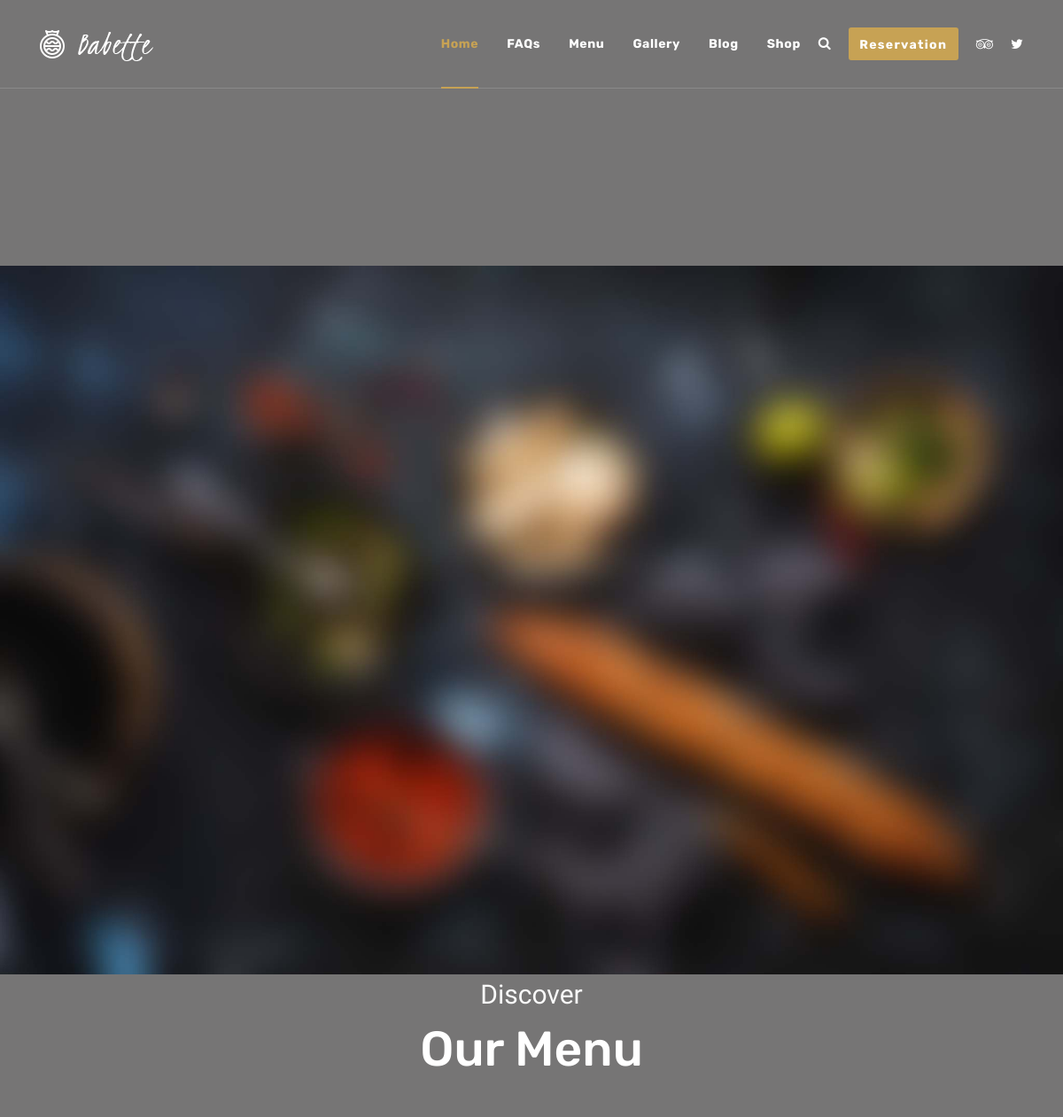
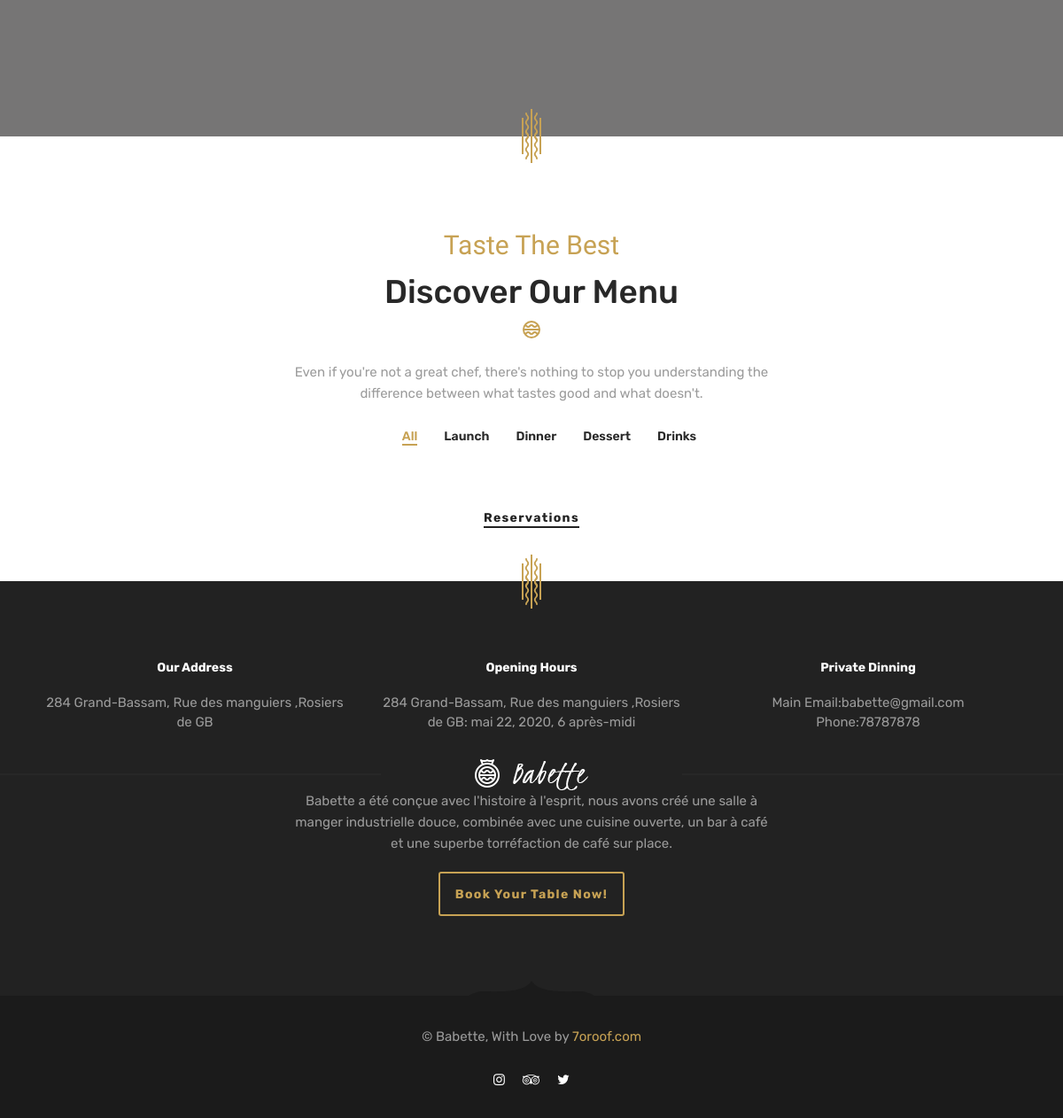
The page /menu on the database its author committed (2 pictures, top to bottom).
### siteConfig/models.py (models this page shows, shortened)
class Logo(models.Model):
    titre = models.CharField(max_length=50)
    logo_light = models.ImageField(upload_to='siteConfig')
    logo_dark = models.ImageField(upload_to='siteConfig')
    status = models.BooleanField(default=True)
    date_add = models.DateTimeField(auto_now_add=True)
    date_upd = models.DateTimeField(auto_now=True)
    class Meta:
        verbose_name = "Logo"
        verbose_name_plural = "Logos"

class Footer(models.Model):
    adress = models.CharField(max_length=50, unique=True)
    jours = models.CharField(max_length=50, unique=True)
    email = models.EmailField()
    message = models.TextField()
    tel = models.CharField(max_length=50, unique=True)
    status = models.BooleanField(default=True)
    date = models.DateTimeField()
    class Meta:
        verbose_name = "footer"
        verbose_name_plural = "footers"

### restaurant/views.py (the view)
# urls.py: path('menu', views.menuBoard, name='menuBoard'),
def menuBoard(request: HttpRequest) -> HttpResponse:
    data = {
        'menu': models.Menu.objects.filter(status=True).order_by('-date_add')[:8],
    }
    return render(request, 'pages/menu-board.html', mergeData(request, data))

### restaurant/models.py (called while the page is built)
    def __str__(self) -> str:
        return str(self.titre)

### siteConfig/datamanager.py (called while the page is built)
def getConfig(request: HttpRequest) -> dict:
    data = {
        'logo': models.Logo.objects.filter(status=True)[:1].get(),
        "ouvertures": models.Ouverture.objects.filter(status=True),
        "footers": models.Footer.objects.filter(status=True),
        "sponsors": models.Sponsor.objects.filter(status=True)
    }
    return data

def mergeData(request: HttpRequest, actual: dict) -> dict:
    actual.update(getConfig(request))
    return actual

### templates/pages/menu-board.html (shortened to what this page needs)
{% extends 'bases/base.html' %}
{% load static %}
{% block content %}
    <section id="page-title" class="page-title page-title-layout3 text-center bg-overlay bg-overlay-2 bg-parallax">
      <div class="bg-img"><img src="{% static 'images/backgrounds/10.jpg' %}" alt="background"></div>
      <div class="container">
        <div class="row">
          <div class="col-sm-12 col-md-12 col-lg-10 offset-lg-1">
            <span class="pagetitle__subheading">Discover</span>
            <h1 class="pagetitle__heading">Our Menu</h1>
          </div>
        </div>
      </div>
    </section>
    <section id="menulayout4" class="menu-layout4 pb-60">
      <div class="container">
        <div class="row">
          <div class="col-sm-12 col-md-12 col-lg-6 offset-lg-3">
            <div class="heading text-center mb-30">
              <span class="heading__subtitle">Taste The Best</span>
              <h2 class="heading__title">Discover Our Menu</h2>
              <div class="heading__icon">
              </div>
              <p class="heading__desc">Even if you're not a great chef, there's nothing to stop you understanding
                the difference between what tastes good and what doesn't.</p>
            </div>
          </div>
        </div>
      </div>
      <div class="container-fluid col-padding-0">
        <div class="row">
          <div class="col-sm-12 col-md-12 col-lg-12">
            <ul class="portfolio-filter justify-content-center">
              <li><a class="filter active" href="#" data-filter="all">All</a></li>
              <li><a class="filter" href="#" data-filter=".filter-launch">launch</a></li>
              <li><a class="filter" href="#" data-filter=".filter-dinner">Dinner</a></li>
              <li><a class="filter" href="#" data-filter=".filter-dessert">Dessert</a></li>
              <li><a class="filter" href="#" data-filter=".filter-drinks">Drinks</a></li>
            </ul>
          </div>
        </div>
        <div class="row">
          <div class="col-sm-12 col-md-12 col-lg-12 text-center">
            <a href="reservation.html" class="btn btn__secondary btn__link mt-40">Reservations</a>
          </div>
        </div>
      </div>
    </section>
{% endblock %}

### templates/bases/base.html (shortened to what this page needs)
{% load static %}
<!DOCTYPE html>
<html lang="fr">
<head>
  <link rel="stylesheet" href="{% static 'css/libraries.css' %}" />
  <link rel="stylesheet" href="{% static 'css/style.css' %}" />
</head>
<body>
  <div class="wrapper">
    <header id="header" class="header header-transparent header-layout1">
      <nav class="navbar navbar-expand-lg sticky-navbar">
        <div class="container">
          <a class="navbar-brand" href="{% url 'restaurant:index' %}">
            <img src="{{ logo.logo_light.url }}" class="logo-light" alt="logo">
          </a>
          <div class="collapse navbar-collapse" id="mainNavigation">
            <ul class="navbar-nav ml-auto">
              <li class="nav__item">
                <a href="{% url 'restaurant:index' %}" class="dropdown-toggle nav__item-link active">Home</a>
              </li>
              <li class="nav__item">
                <a href="{% url 'restaurant:faqs' %}" class="dropdown-toggle nav__item-link">FAQs</a>
              </li>
              <li class="nav__item">
                <a href="{% url 'restaurant:menuBoard' %}" class="dropdown-toggle nav__item-link">Menu</a>
              </li>
              <li class="nav__item">
                <a href="{% url 'restaurant:gallery' %}" class="dropdown-toggle nav__item-link">Gallery</a>
              </li>
              <li class="nav__item">
                <a href="{% url 'blog:index' %}" class="dropdown-toggle nav__item-link">Blog</a>
              </li>
              <li class="nav__item">
                <a href="{% url 'shop:shop' %}" class="dropdown-toggle nav__item-link">Shop</a>
              </li>
            </ul>
          </div>
          <div class="navbar-actions-wrap">
            <div class="navbar-actions d-flex align-items-center">
              <a href="#" class="navbar__action-btn search-popup-trigger"><i class="fa fa-search"></i></a>
              <a href="{% url 'restaurant:reservation' %}"
                class="navbar__action-btn navbar__action-btn-reserve btn btn__primary">Reservation</a>
              <ul class="social__icons">
                <li><a href="#"><i class="fa fa-tripadvisor"></i></a></li>
                <li><a href="#"><i class="fa fa-twitter"></i></a></li>
              </ul>
            </div>
          </div>
        </div>
      </nav>
    </header>
      {% block content %}
      {% endblock %}
    {% for footer in footers  %}
    <footer id="footer" class="footer footer-layout1 text-center bg-dark">
      <div class="footer-inner">
        <div class="container">
          <div class="footer-top">
            <div class="row">
              <div class="col-sm-12 col-md-12 col-lg-12 position-static">
              </div>
              <div class="col-sm-12 col-md-12 col-lg-4">
                <div class="contact-box">
                  <h6 class="contact__box-title">Our Address</h6>
                  <ul class="contact__box-list list-unstyled">
                    <li>{{footer.adress}}</li>
                  </ul>
                </div>
              </div>
              <div class="col-sm-12 col-md-12 col-lg-4">
                <div class="contact-box">
                  <h6 class="contact__box-title">Opening Hours</h6>
                  <ul class="contact__box-list list-unstyled">
                    <li>{{footer.adress}}: {{footer.date}}</li>
                  </ul>
                </div>
              </div>
              <div class="col-sm-12 col-md-12 col-lg-4">
                <div class="contact-box">
                  <h6 class="contact__box-title">Private Dinning</h6>
                  <ul class="contact__box-list list-unstyled">
                    <li><span>Main Email:</span><a href="mailto:{{footer.email}}">{{footer.email}}</a></li>
                    <li><span>Phone:</span><a href="tel:{{footer.tel}}">{{footer.tel}}</a></li>
                  </ul>
                </div>
              </div>
            </div>
          </div>
          <div class="footer-middle">
            <div class="row">
              <div class="col-sm-12 col-md-12 col-lg-12 position-static">
                <div class="footer__logo-wrap text-center">
                  <img src="{{ logo.logo_light.url }}" alt="logo" class="footer__logo">
                </div>
              </div>
            </div>
            <div class="row">
              <div class="col-sm-12 col-md-12 col-lg-6 offset-lg-3">
                <p class="mb-20">{{footer.message}}</p>
                <a href="reservation.html" class="btn btn__primary btn__bordered btn__lg">Book Your Table Now!</a>
              </div>
            </div>
          </div>
        </div>
        <div class="footer-bottom">
          <div class="container">
            <div class="row">
              <div class="col-sm-12 col-md-12 col-lg-12">
                <div class="footer__copyright mb-30">
                  <span>&copy; Babette, With Love by </span>
                  <a href="http://themeforest.net/user/7oroof" class="color-theme">7oroof.com</a>
                </div>
                <ul class="social__icons social__icons-white justify-content-center">
                  <li><a href="#"><i class="fa fa-instagram"></i></a></li>
                  <li><a href="#"><i class="fa fa-tripadvisor"></i></a></li>
                  <li><a href="#"><i class="fa fa-twitter"></i></a></li>
                </ul>
              </div>
            </div>
          </div>
          <svg class="footer__divider-shape-bottom" xmlns="http://www.w3.org/2000/svg" width="142" height="17"
            viewBox="0 0 142 17">
            <path
              d="M800,600V583c8.782,15.985,46.811,11.315,56,12a35.721,35.721,0,0,1,15,5m-71,0V583c-8.782,15.985-46.811,11.315-56,12a35.717,35.717,0,0,0-15,5"
              transform="translate(-729 -583)"></path>
          </svg>
        </div>
      </div>
    </footer>
    {% endfor %}
  </div>
</body>
</html>

### rows shown on the page
Logo: logo_light (picture)
Footer: adress "284 Grand-Bassam, Rue des manguiers ,Rosiers de GB", date "mai 22, 2020, 6 après-midi", email "babette@gmail.com", tel "78787878", logo_light (picture), message "Babette a été conçue avec l'histoire à l'esprit, nous avons créé une salle à manger industrielle douce, combinée avec une cuisine ouverte, un bar à café et une superbe torréfaction de café sur place."
